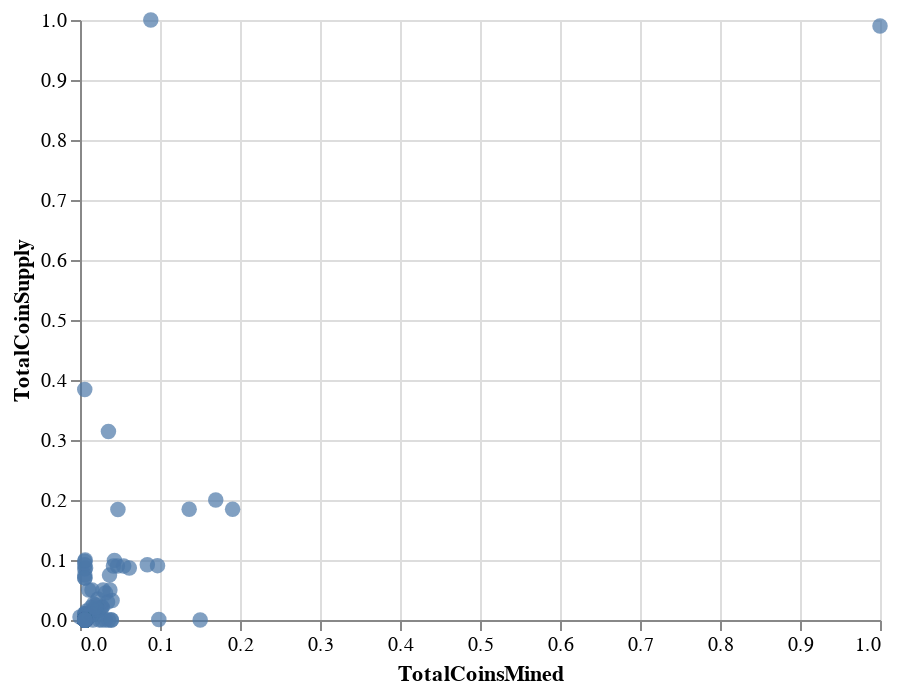

Notebook source saved alongside this figure:
### Code cell
# Plot the scatter with x="TotalCoinsMined" and y="TotalCoinSupply"
alt.Chart(df_tradable).mark_circle(size=60).encode(
    x='TotalCoinsMined',
    y='TotalCoinSupply',
)

### Figure 1 — Vega-Lite specification as saved in the notebook (floating-point values rounded to 4 significant figures; data arrays with more than 128 entries replaced by an {"elided": "..."} marker saying what was removed)
{"config": {"view": {"continuousWidth": 400, "continuousHeight": 300}}, "data": {"name": "data-804d43c1ea151696eada921be8b0ce18"}, "mark": {"type": "circle", "size": 60}, "encoding": {"x": {"type": "quantitative", "field": "TotalCoinsMined"}, "y": {"type": "quantitative", "field": "TotalCoinSupply"}}, "$schema": "https://vega.github.io/schema/vega-lite/v4.8.1.json", "datasets": {"data-804d43c1ea151696eada921be8b0ce18": {"elided": "541 records"}}}
